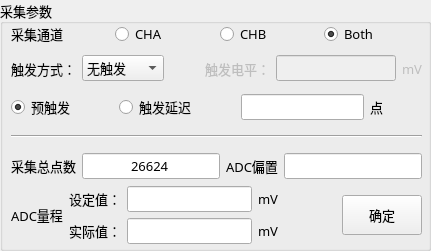
   <widget class="QGroupBox" name="groupBox_4">
    <property name="enabled">
     <bool>true</bool>
    </property>
    <property name="geometry">
     <rect>
      <x>10</x>
      <y>0</y>
      <width>431</width>
      <height>251</height>
     </rect>
    </property>
    <property name="font">
     <font>
      <family>微软雅黑</family>
      <pointsize>10</pointsize>
     </font>
    </property>
    <property name="title">
     <string>采集参数</string>
    </property>
    <property name="checkable">
     <bool>false</bool>
    </property>
    <widget class="QWidget" name="">
     <property name="geometry">
      <rect>
       <x>11</x>
       <y>22</y>
       <width>411</width>
       <height>101</height>
      </rect>
     </property>
     <layout class="QVBoxLayout" name="verticalLayout_5">
      <item>
       <layout class="QHBoxLayout" name="horizontalLayout_20">
        <item>
         <widget class="QLabel" name="label_25">
          <property name="font">
           <font>
            <family>微软雅黑</family>
            <pointsize>10</pointsize>
           </font>
          </property>
          <property name="text">
           <string>采集通道</string>
          </property>
         </widget>
        </item>
        <item>
         <widget class="QRadioButton" name="radioButton_channelA">
          <property name="font">
           <font>
            <family>微软雅黑</family>
            <pointsize>10</pointsize>
           </font>
          </property>
          <property name="acceptDrops">
           <bool>false</bool>
          </property>
          <property name="autoFillBackground">
           <bool>false</bool>
          </property>
          <property name="text">
           <string>CHA</string>
          </property>
          <property name="checkable">
           <bool>true</bool>
          </property>
          <property name="checked">
           <bool>false</bool>
          </property>
          <property name="autoExclusive">
           <bool>true</bool>
          </property>
          <attribute name="buttonGroup">
           <string notr="true">buttonGroup</string>
          </attribute>
         </widget>
        </item>
        <item>
         <widget class="QRadioButton" name="radioButton_channelB">
          <property name="font">
           <font>
            <family>微软雅黑</family>
            <pointsize>10</pointsize>
           </font>
          </property>
          <property name="text">
           <string>CHB</string>
          </property>
          <property name="checkable">
           <bool>true</bool>
          </property>
          <property name="checked">
           <bool>false</bool>
          </property>
          <property name="autoExclusive">
           <bool>false</bool>
          </property>
          <attribute name="buttonGroup">
           <string notr="true">buttonGroup</string>
          </attribute>
         </widget>
        </item>
        <item>
         <widget class="QRadioButton" name="radioButton_channelBo">
          <property name="font">
           <font>
            <family>微软雅黑</family>
            <pointsize>10</pointsize>
           </font>
          </property>
          <property name="text">
           <string>Both</string>
          </property>
          <property name="checked">
           <bool>true</bool>
          </property>
          <property name="autoExclusive">
           <bool>false</bool>
          </property>
          <attribute name="buttonGroup">
           <string notr="true">buttonGroup</string>
          </attribute>
         </widget>
        </item>
       </layout>
      </item>
      <item>
       <layout class="QHBoxLayout" name="horizontalLayout_14">
        <item>
         <widget class="QLabel" name="label_34">
          <property name="font">
           <font>
            <family>微软雅黑</family>
            <pointsize>10</pointsize>
           </font>
          </property>
          <property name="text">
           <string>触发方式：</string>
          </property>
         </widget>
        </item>
        <item>
         <widget class="QComboBox" name="comboBox_TriggerMode">
          <item>
           <property name="text">
            <string>无触发</string>
           </property>
          </item>
          <item>
           <property name="text">
            <string>软件触发</string>
           </property>
          </item>
          <item>
           <property name="text">
            <string>外部触发</string>
           </property>
          </item>
          <item>
           <property name="text">
            <string>电平触发</string>
           </property>
          </item>
         </widget>
        </item>
        <item>
         <spacer name="horizontalSpacer_4">
          <property name="orientation">
           <enum>Qt::Horizontal</enum>
          </property>
          <property name="sizeHint" stdset="0">
           <size>
            <width>40</width>
            <height>20</height>
           </size>
          </property>
         </spacer>
        </item>
        <item>
         <widget class="QLabel" name="label_48">
          <property name="enabled">
           <bool>false</bool>
          </property>
          <property name="text">
           <string>触发电平：</string>
          </property>
         </widget>
        </item>
        <item>
         <widget class="QLineEdit" name="lineEdit_TriggerLevel">
          <property name="enabled">
           <bool>false</bool>
          </property>
         </widget>
        </item>
        <item>
         <widget class="QLabel" name="label_49">
          <property name="enabled">
           <bool>false</bool>
          </property>
          <property name="text">
           <string>mV</string>
          </property>
         </widget>
        </item>
       </layout>
      </item>
      <item>
       <layout class="QHBoxLayout" name="horizontalLayout">
        <item>
         <widget class="QRadioButton" name="radioButton_pre">
          <property name="text">
           <string>预触发</string>
          </property>
          <property name="checked">
           <bool>true</bool>
          </property>
          <attribute name="buttonGroup">
           <string notr="true">buttonGroup_2</string>
          </attribute>
         </widget>
        </item>
        <item>
         <spacer name="horizontalSpacer_10">
          <property name="orientation">
           <enum>Qt::Horizontal</enum>
          </property>
          <property name="sizeHint" stdset="0">
           <size>
            <width>40</width>
            <height>20</height>
           </size>
          </property>
         </spacer>
        </item>
        <item>
         <widget class="QRadioButton" name="radioButton_holdOff">
          <property name="text">
           <string>触发延迟</string>
          </property>
          <attribute name="buttonGroup">
           <string notr="true">buttonGroup_2</string>
          </attribute>
         </widget>
        </item>
        <item>
         <spacer name="horizontalSpacer_8">
          <property name="orientation">
           <enum>Qt::Horizontal</enum>
          </property>
          <property name="sizeHint" stdset="0">
           <size>
            <width>40</width>
            <height>20</height>
           </size>
          </property>
         </spacer>
        </item>
        <item>
         <widget class="QLineEdit" name="lineEdit_Pre_HoldOff"/>
        </item>
        <item>
         <widget class="QLabel" name="label_50">
          <property name="text">
           <string>点</string>
          </property>
         </widget>
        </item>
        <item>
         <spacer name="horizontalSpacer_9">
          <property name="orientation">
           <enum>Qt::Horizontal</enum>
          </property>
          <property name="sizeHint" stdset="0">
           <size>
            <width>40</width>
            <height>20</height>
           </size>
          </property>
         </spacer>
        </item>
       </layout>
      </item>
     </layout>
    </widget>
    <widget class="QWidget" name="">
     <property name="geometry">
      <rect>
       <x>11</x>
       <y>125</y>
       <width>411</width>
       <height>121</height>
      </rect>
     </property>
     <layout class="QVBoxLayout" name="verticalLayout_6">
      <item>
       <widget class="Line" name="line_10">
        <property name="minimumSize">
         <size>
          <width>0</width>
          <height>20</height>
         </size>
        </property>
        <property name="orientation">
         <enum>Qt::Horizontal</enum>
        </property>
       </widget>
      </item>
      <item>
       <layout class="QHBoxLayout" name="horizontalLayout_15">
        <item>
         <widget class="QLabel" name="label_15">
          <property name="font">
           <font>
            <family>微软雅黑</family>
            <pointsize>10</pointsize>
           </font>
          </property>
          <property name="text">
           <string>采集总点数</string>
          </property>
         </widget>
        </item>
        <item>
         <widget class="QLineEdit" name="lineEdit_SampTotNum">
          <property name="font">
           <font>
            <family>微软雅黑</family>
            <pointsize>10</pointsize>
           </font>
          </property>
          <property name="text">
           <string>26624</string>
          </property>
          <property name="alignment">
           <set>Qt::AlignCenter</set>
          </property>
         </widget>
        </item>
        <item>
         <widget class="QLabel" name="label_3">
          <property name="text">
           <string>ADC偏置</string>
          </property>
         </widget>
        </item>
        <item>
         <widget class="QLineEdit" name="lineEdit_SetADCBias"/>
        </item>
       </layout>
      </item>
      <item>
       <layout class="QHBoxLayout" name="horizontalLayout_2">
        <item>
         <widget class="QLabel" name="label_4">
          <property name="text">
           <string>ADC量程</string>
          </property>
         </widget>
        </item>
        <item>
         <layout class="QGridLayout" name="gridLayout_4">
          <item row="1" column="0">
           <widget class="QLabel" name="label_23">
            <property name="text">
             <string>实际值：</string>
            </property>
           </widget>
          </item>
          <item row="1" column="1">
           <widget class="QLineEdit" name="lineEdit_GetADCRange"/>
          </item>
          <item row="0" column="0">
           <widget class="QLabel" name="label_22">
            <property name="text">
             <string>设定值：</string>
            </property>
           </widget>
          </item>
          <item row="0" column="1">
           <widget class="QLineEdit" name="lineEdit_SetADCRange">
            <property name="text">
             <string/>
            </property>
           </widget>
          </item>
          <item row="0" column="2">
           <widget class="QLabel" name="label_46">
            <property name="text">
             <string>mV</string>
            </property>
           </widget>
          </item>
          <item row="1" column="2">
           <widget class="QLabel" name="label_47">
            <property name="text">
             <string>mV</string>
            </property>
           </widget>
          </item>
         </layout>
        </item>
        <item>
         <spacer name="horizontalSpacer_2">
          <property name="orientation">
           <enum>Qt::Horizontal</enum>
          </property>
          <property name="sizeHint" stdset="0">
           <size>
            <width>40</width>
            <height>20</height>
           </size>
          </property>
         </spacer>
        </item>
        <item>
         <widget class="QPushButton" name="pushButton_ADCSetting">
          <property name="sizePolicy">
           <sizepolicy hsizetype="Minimum" vsizetype="Fixed">
            <horstretch>0</horstretch>
            <verstretch>0</verstretch>
           </sizepolicy>
          </property>
          <property name="minimumSize">
           <size>
            <width>0</width>
            <height>40</height>
           </size>
          </property>
          <property name="text">
           <string>确定</string>
          </property>
         </widget>
        </item>
       </layout>
      </item>
     </layout>
    </widget>
   </widget>
